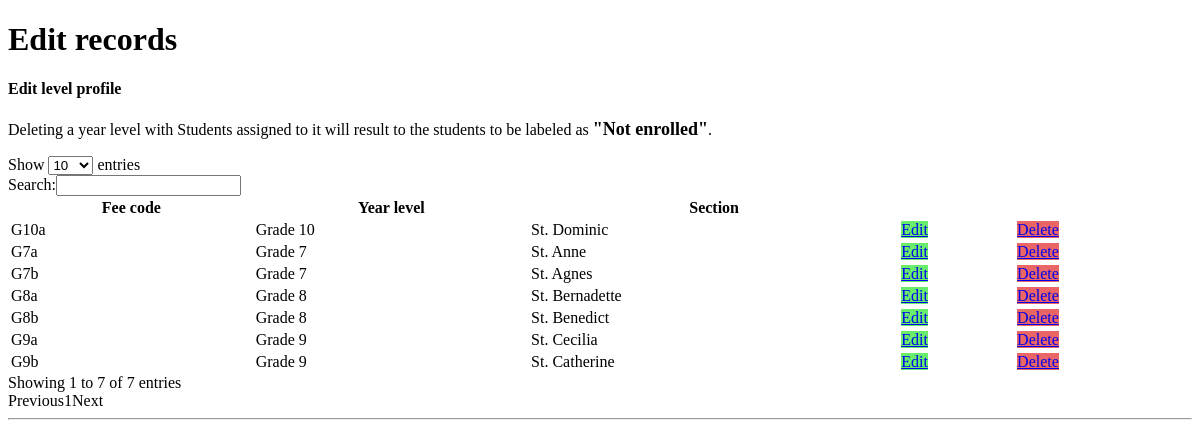
The page /editrecords_class.php on the database as committed earlier.
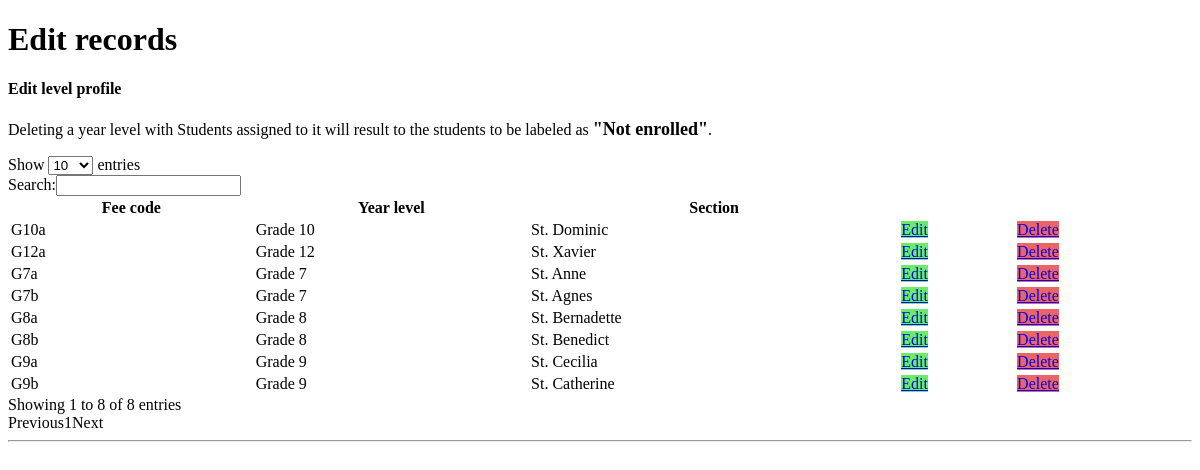
The same page on the database as committed later.
### tables this page shows
CREATE TABLE `level` (
  `Level_code` varchar(5) NOT NULL,
  `Year_level` varchar(100) DEFAULT NULL,
  `Section` varchar(50) DEFAULT NULL,
  PRIMARY KEY (`Level_code`)
);

### editrecords_class.php (the view, shortened to what this page needs)
<!DOCTYPE html>
<html lang="en">
<head>
</head>
<body>
    <div id="page-wrapper">
        <div class="row">
            <div class="col-lg-12">
                <h1 class="page-header">Edit records</h1>
            </div>
        </div>
        <div class="row">
            <div class="col-lg-12">
                <div class="panel panel-default">
                    <div class="panel-heading">
                      <h4>Edit level profile</h4>
                      <p>Deleting a year level with Students assigned to it will result to the students to be labeled as <span style="font-size:18px; font-weight:700;">"Not enrolled"</span>.</p>
                    </div>
                    <div class="panel-body">
                        <table width="100%" class="table table-striped table-bordered table-hover" id="dataTables-example">
                            <thead>
                                <tr>
                                    <th>Fee code</th>
                                    <th>Year level</th>
                                    <th>Section</th>
                                    <th></th>
                                    <th></th>
                                </tr>
                            </thead>
                            <tbody>
              <?php
                $cn   = new connection();
                $conn = $cn->connectDB($_SESSION['database']);
						$query = 'SELECT * FROM level';
						$result = mysqli_query($conn, $query) or die('Error: ' .mysqli_error($conn));
						while($row = mysqli_fetch_row($result))
						{
                  if(strcmp($row[0], 'G0a') != 0) {
					?>
                                    <tr>
                                        <td>
                                            <?php echo $row[0]; ?>
                                        </td>
                                        <td>
                                            <?php echo $row[1]; ?>
                                        </td>
                                        <td>
                                            <?php echo $row[2]; ?>
                                        </td>
                                        <td>
                                            <a href='edit_class.php?levelcode=<?php echo $row[0]; ?>' class='btn btn-default' style='background-color: #69EC6B;'> Edit </a>
                                        </td>
                                        <td>
                                            <a href='delete_class.php?levelcode=<?php echo $row[0]; ?>' class='btn btn-default'  style='background-color: #EA6565;' onclick="return confirm('Are you sure you want to delete this record?');"> Delete </a>
                                        </td>
                                    </tr>
                                    <?php
						     }
                  }
					?>
                            </tbody>
                        </table>
                    </div>
                </div>
            </div>
        </div>
    </div>
    <hr>
</body>
</html>

Rows that differ between the two databases and show on the page:
added level: Level_code "G12a", Year_level "Grade 12", Section "St. Xavier"
Other text that changed with them:
text written by a page script: "Show entries Search: Showing 1 to 7 of 7 entries Previous 1 Next" → "Show entries Search: Showing 1 to 8 of 8 entries Previous 1 Next"
